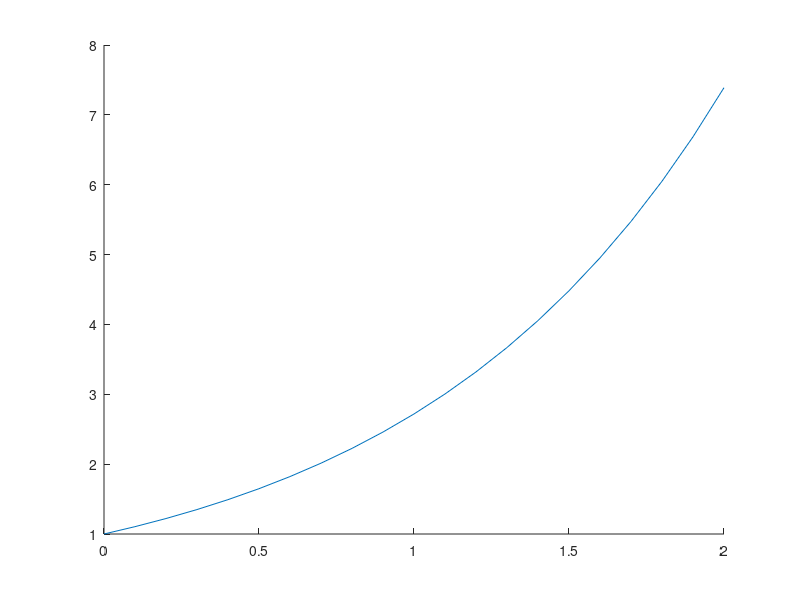

MATLAB code for this plot: (Note: this script raises an error after producing the figure.)
%04.10.14
% plots f = e^x from 0 to 2
% plots the Taylor series expansion for f on the same graph with different degrees.

clear all; clc;

hold on 

figure(1)
x = 0:0.1:2;
plot(x, exp(x))

for i=0:0.1:2
    plot(i,Taylor(i,1000),'*')
    plot(i,Taylor(i,5),'r*')
    plot(i,Taylor(i,6),'g*')
    plot(i,Taylor(i,7),'k*')
    plot(i,Taylor(i,8),'y*')
    plot(i,Taylor(i,9),'c*')
    plot(i,Taylor(i,10),'m*')
end

title('Taylor series expansion for exp(x)')
legend('exp(x)','Degree = 1000','Degree = 5','Degree = 6','Degree = 7','Degree = 8','Degree = 9','Degree = 10')

function [ y ] = Taylor(X, D)
% calculates the D degree taylor series in the point X

n= 0 : D;
y = sum(X.^n ./ factorial(n));

end
